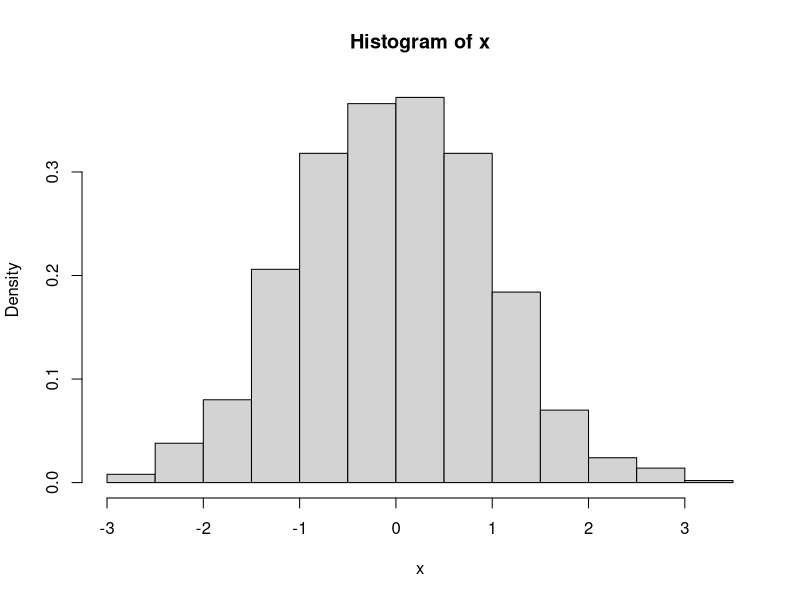

Write R code to recreate this figure.
## ---- chunk 1
# Código em R
x = rnorm(1000)
summary(x)
hist(x, freq = F)
